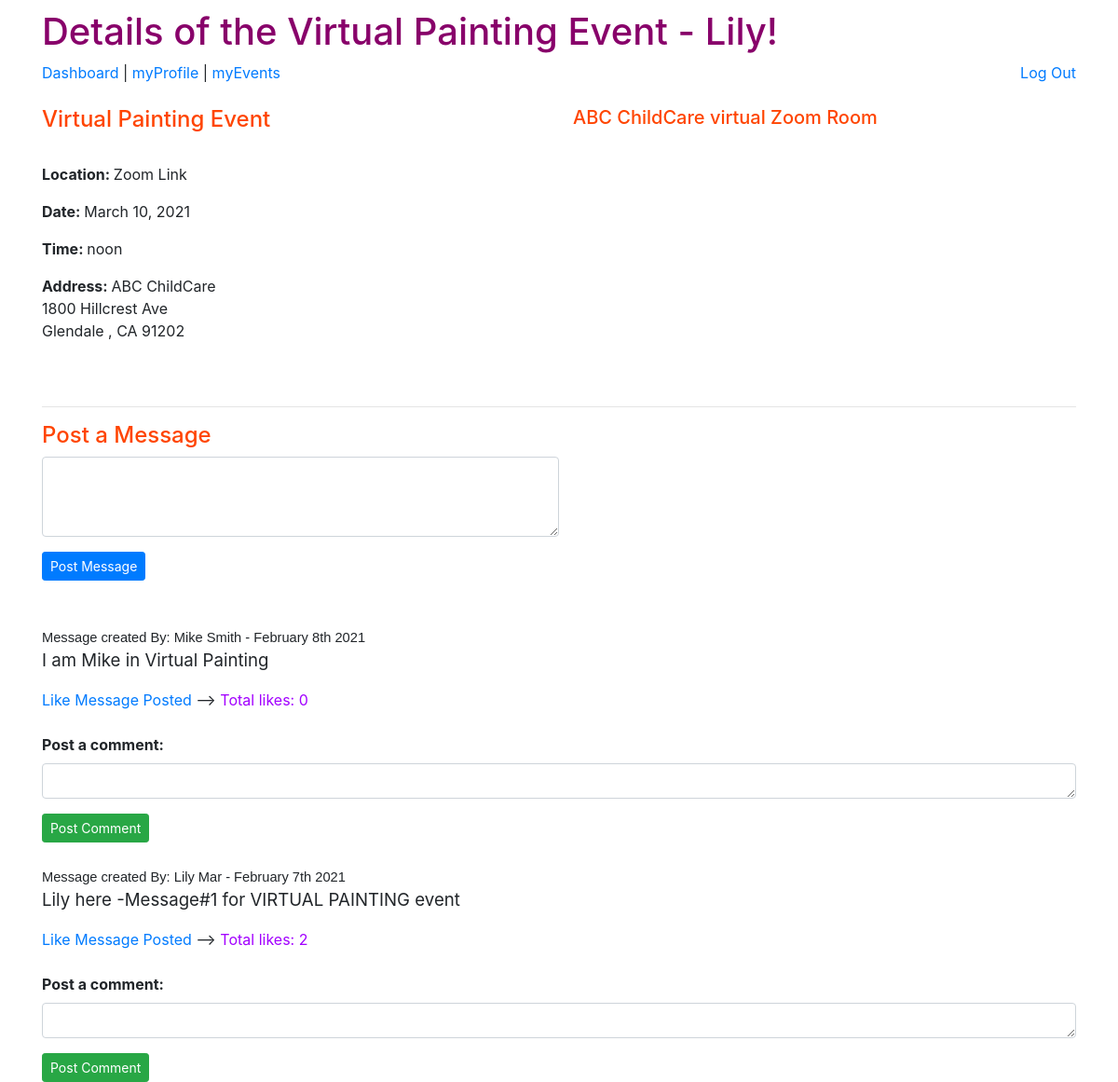
The page /ABC/2/confirmJoin (signed in) on the database as committed earlier.
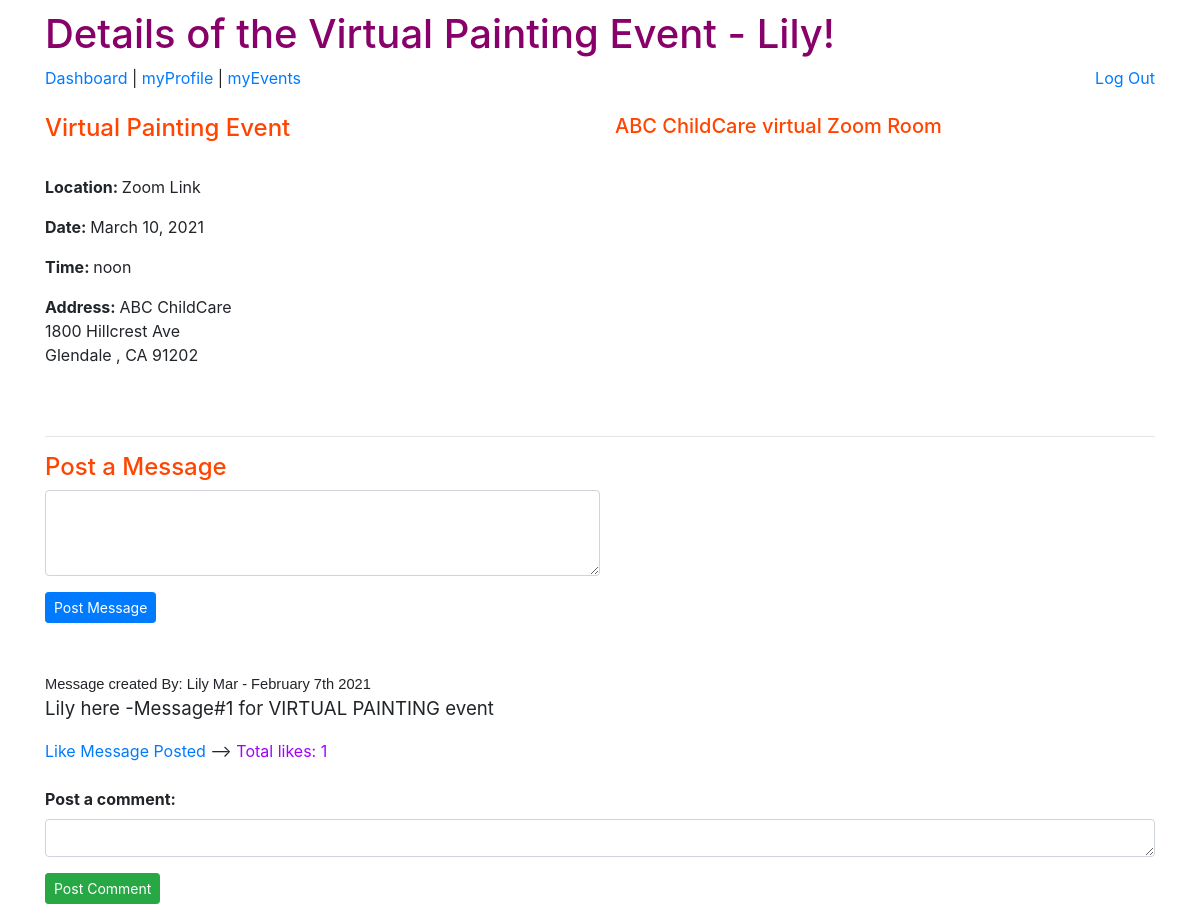
The same page on the database as committed later.
### group_app/models.py (models this page shows, shortened)
class Message(models.Model):
    msg_content = models.CharField(max_length=255)
    created_at = models.DateTimeField(auto_now_add=True)
    updated_at = models.DateTimeField(auto_now=True)
    msg_UsrJoin = models.ForeignKey(User, related_name="usermessages_join", on_delete=models.CASCADE)  # OneUserManyMessages
    user_likes = models.ManyToManyField(User, related_name='liked_posts')  # ManyUsersLikeManyMessages and ManyMessagesAreLikedbyManyUsers
    msg_EventJoin = models.ForeignKey(Event, related_name="eventmessages_join",on_delete=models.CASCADE)    #OneEventManyMessages
    objects = MessageManager()

class User(models.Model):
    first_name = models.CharField(max_length=60)
    last_name = models.CharField(max_length=60)
    email = models.EmailField(unique=True)
    password = models.CharField(max_length=100)
    created_at = models.DateTimeField(auto_now_add=True)
    updated_at = models.DateTimeField(auto_now=True)
    objects = UserManager()

### group_app/views.py (the view)
# urls.py: path('<int:event_id>/confirmJoin', views.confirmJoin),
def confirmJoin(request, event_id):
    this_event = Event.objects.filter(id=event_id)  #d_id comes from the urls.py parm.  FILTER is SO important here -do not use GET!
    if len(this_event) != 1:
        return redirect('/ABC/dashboard')
    user = User.objects.get(id=request.session['user_id'])
    context = {
        'one_event': this_event[0],  #need this because it is a list.  grab "value" to initially populate record for the update/view
        'user': user,
        'api_key': settings.SECRET_KEY2,  #if inspect -unfortunately you can still see the key!
        'messages_list': this_event[0].eventmessages_join.all().order_by("-created_at"), #only messages for this SPECIFIC event
    }
    return render(request, 'confirmJoin.html', context)

### group_app/templates/confirmJoin.html (shortened to what this page needs)
<!DOCTYPE html>
<html lang="en">
<head>
    <link href="https://stackpath.bootstrapcdn.com/bootstrap/4.5.0/css/bootstrap.min.css" rel="stylesheet"
>
    {% load static %}
    <link rel="stylesheet" href="{% static 'css/style.css' %}">
</head>
<body>
    <div class="container">
        <h1>Details of the {{ one_event.event_name }} Event - {{ user.first_name }}!</h1>
        <a href="/ABC/dashboard">Dashboard </a> | <a href="/ABC/myProfile">myProfile </a> | <a
            href="/ABC/myEvents">myEvents </a>
            <a class="float-right" href="/ABC/logout">Log Out</a>
            <br><br>
        <div class="row">
            <div class="col" id="left">
                <h4>{{ one_event.event_name }} Event</h4>
                <br>
                <p><strong>Location: </strong> {{ one_event.location }}</p>
                <p><strong>Date: </strong> {{ one_event.event_date }}</p>
                <p><strong>Time: </strong> {{ one_event.event_time }}</p>
                {% if one_event.location != "Zoom Link" %}
                    <p><strong>Address: </strong>{{ one_event.street_address }} <br> {{ one_event.city}} , {{ one_event.state}} {{ one_event.zip_code}}</p>
                {%else%}
                    <p></p><strong>Address: </strong> ABC ChildCare<br>
                    {{ one_event.street_address }} <br> {{ one_event.city}} , {{ one_event.state}} {{ one_event.zip_code}}</p>
                {%endif%}
                <br>
            </div>
            <div class= "col" id="temp-right">
                {% if one_event.location != "Zoom Link" %}
                    <h4>{{ one_event.location }} </h4>
                {%else%}
                    <h5>ABC ChildCare virtual Zoom Room</h5>
                {%endif%}
                <div id="map"></div>
                <br>
            </div>
        </div>
            <hr>
            <h4>Post a Message</h4>
            <form action="/ABC/createMessage/{{one_event.id}}" method="POST">
                <div class="form-group">
                    <textarea class="form-control w-50" name="msg_content" id="msg_content"   cols="10" rows="3"></textarea>
                </div>
                <button class="btn btn-sm btn-primary">Post Message</button>
            </form>
            <br>
            {% for message in messages_list %}
                <br>
                <pr class='poster'>Message created By:  {{message.msg_UsrJoin.first_name}} {{message.msg_UsrJoin.last_name}} - {{message.created_at|date:'F jS Y'}}</pr>
                <p class='post'>{{message.msg_content}}</p>
                {% if user not in message.user_likes.all %}
                    <a href="/ABC/like/{{one_event.id}}/{{message.id}}">Like Message Posted</a> --> <p style="display:inline; color: rgb(162, 0, 255);">Total likes: {{ message.user_likes.count }}</p>
                {% else %}
                    <a href="/ABC/unlike/{{one_event.id}}/{{message.id}}">UnLike Message!</a> --> <p style="display:inline; color:  rgb(162, 0, 255);">Total likes: {{ message.user_likes.count }}</p>
                {% endif %}
                <form action="/ABC/createComment/{{one_event.id}}/{{message.id}}" method="POST">
                    <br>
                    <div class="form-group">
                        <label for="com_content"><strong>Post a comment:</strong></label>
                        <textarea class="form-control w-20" name="com_content" id="com_content"   cols="5" rows="1"></textarea>
                    </div>
                    <button class="btn btn-sm btn-success">Post Comment</button>
                    <br>
                </form>
            {% endfor %}
    </div>
</body>
</html>

Rows that differ between the two databases and show on the page:
removed Message: msg_UsrJoin.first_name "Mike", msg_UsrJoin.last_name "Smith", created_at "February 8th 2021", msg_content "I am Mike in Virtual Painting", user_likes.count "0"
computed for Message "Lily here -Message#1 for VIRTUAL PAINTING event": user_likes.count "2" → "1"
